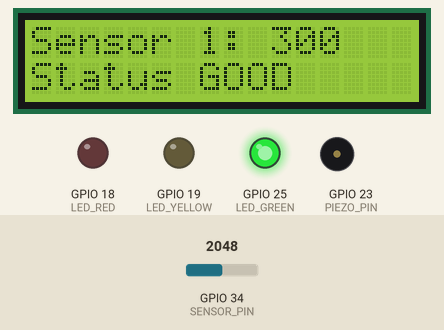
This sketch was run on a simulated ESP32. On the bench: 16×2 character LCD, output pins drawn as LEDs (lit = HIGH), buzzer (waves = sounding). The test bench sets the inputs (shaded band); at power-on: GPIO 34 (SENSOR_PIN) = 2048 (analog values on the 0–4095 scale). WiFi joins after 1.5 s; servers stay silent unless stated; uploads are accepted with an empty reply; not simulated (calls return 0 or success): secrets.h; what the sketch prints to the serial monitor is not drawn.

Above: at 4.1 s.
4.2 s: GPIO 34 (SENSOR_PIN) set to 2096
At 6.5 s:
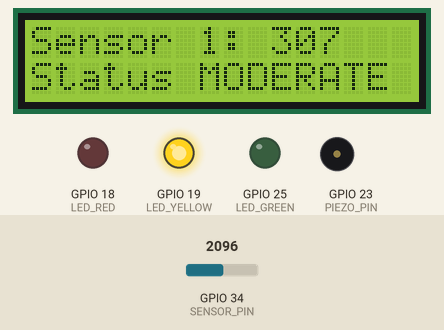
7.2 s: GPIO 34 (SENSOR_PIN) set to 2354
At 8.17 s:
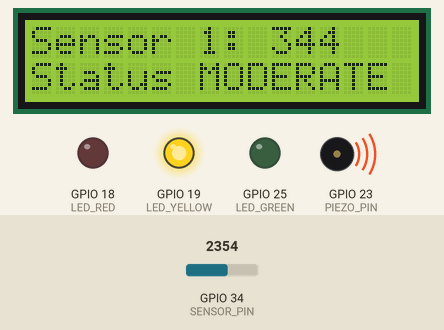
9.5 s: GPIO 34 (SENSOR_PIN) set to 2422
At 10.9 s:
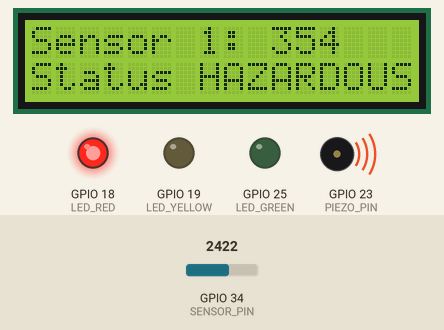
11.5 s: GPIO 34 (SENSOR_PIN) set to 3379
At 12.4 s:
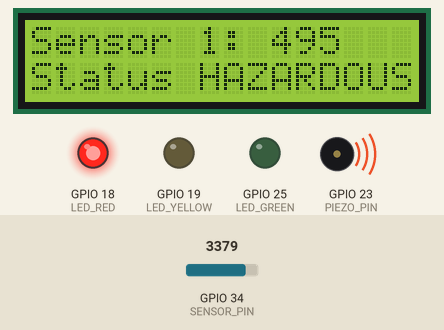
13.5 s: GPIO 34 (SENSOR_PIN) set to 3460
At 15.2 s:
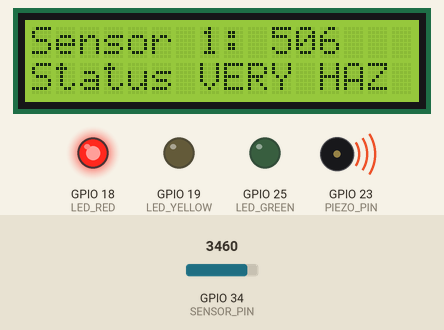
Timing chart, 0 to 16.5 s (numbered marks = the images above; inputs shaded):
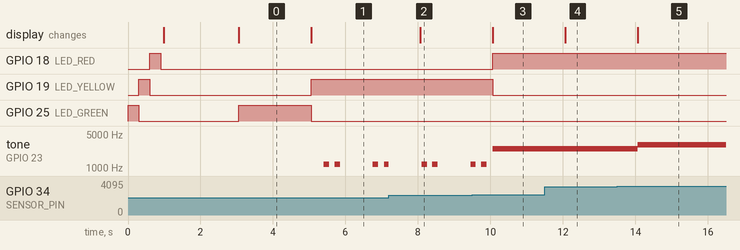

The sketch:

esp32_air_quality.ino
```cpp
#include <Wire.h>
#include <LiquidCrystal_I2C.h>
#include <WiFi.h>
#include <HTTPClient.h>
#include <WiFiClientSecure.h>
#include <ctype.h>
#include <math.h>
#include <stdlib.h>
#include <string.h>
#include "secrets.h"

LiquidCrystal_I2C lcd(0x27, 16, 2);

// ================= Wi-Fi / SUPABASE =================
const bool ENABLE_WIFI = true;    // kinahanglan true aron i-upload ang readings sa Supabase


const char* API_URL = "https://hkcrlikntizjmrtonwuc.supabase.co/rest/v1/rpc/aqm_ingest_reading";
const char* THRESHOLDS_URL = "https://hkcrlikntizjmrtonwuc.supabase.co/rest/v1/aqm_threshold_settings?select=good_max,moderate_max,hazardous_max&setting_id=eq.true&limit=1";


const int ZONE_ID = 2;
const int DEVICE_ID = 6;
const unsigned long UPLOAD_INTERVAL_MS = 1000;

// ---- CONFIG ----
const int SENSOR_PIN = 34;
const int SENSOR_SAMPLE_COUNT = 16;
const int SENSOR_ID = 3;  // Registered MQ-2 sensor ID for Device ID 6
const int PIEZO_PIN = 23;  // D23 / GPIO 23

const int LED_RED = 18;
const int LED_YELLOW = 19;
const int LED_GREEN = 25;

const int DEFAULT_GOOD_MAX = 300;
const int DEFAULT_MODERATE_MAX = 350;
const int DEFAULT_HAZARDOUS_MAX = 500;
const unsigned long THRESHOLD_REFRESH_INTERVAL_MS = 60000;
const int TONE_MODERATE   = 1200;
const int TONE_HAZARD     = 2500;
const int TONE_VERY_HAZARD = 3000;
// -----------------------------------------------------

enum Level { GOOD, MODERATE, HAZARDOUS, VERY_HAZARDOUS };
Level level = GOOD;

int currentHz = 0;                 // 0 = hilom
unsigned long lastSensorMs = 0;

// Gi-share sa loop() ug sa upload task
portMUX_TYPE readingMux = portMUX_INITIALIZER_UNLOCKED;
volatile int sharedRaw = 0;
volatile uint8_t sharedLevel = GOOD;
volatile bool sharedReady = false;
// Keep the latest Moderate transition until an upload succeeds.
int sharedModerateRaw = 0;
uint32_t sharedModerateVersion = 0;
int sharedGoodMax = DEFAULT_GOOD_MAX;
int sharedModerateMax = DEFAULT_MODERATE_MAX;
int sharedHazardousMax = DEFAULT_HAZARDOUS_MAX;

// ---------- Status LEDs ----------
void setLed(bool green, bool yellow, bool red) {
  digitalWrite(LED_GREEN, green);
  digitalWrite(LED_YELLOW, yellow);
  digitalWrite(LED_RED, red);
}

void updateLed() {
  switch (level) {
    case GOOD:      setLed(1, 0, 0); break;   // green
    case MODERATE:  setLed(0, 1, 0); break;   // yellow
    case HAZARDOUS:
    case VERY_HAZARDOUS: setLed(0, 0, 1); break;   // red
  }
}

void ledSelfTest() {
  setLed(1, 0, 0); delay(300);
  setLed(0, 1, 0); delay(300);
  setLed(0, 0, 1); delay(300);
  setLed(0, 0, 0);
}

// ---------- Buzzer ----------
void setTone(int hz) {
  if (hz == currentHz) return;
  ledcWriteTone(PIEZO_PIN, hz);
  currentHz = hz;
}

// MODERATE: beep-beep (ON 150ms, OFF 150ms, ON 150ms, OFF 900ms)
void moderatePattern() {
  const unsigned long cycle = 1350;
  unsigned long t = millis() % cycle;
  if (t < 150 || (t >= 300 && t < 450)) setTone(TONE_MODERATE);
  else setTone(0);
}

void updateBuzzer() {
  switch (level) {
    case GOOD:      setTone(0);                 break;
    case MODERATE:  moderatePattern();          break;
    case HAZARDOUS: setTone(TONE_HAZARD);       break;  // padayon
    case VERY_HAZARDOUS: setTone(TONE_VERY_HAZARD); break;
  }
}

Level classifyReading(int value, int goodMax, int moderateMax, int hazardousMax) {
  if (value <= goodMax) return GOOD;
  if (value <= moderateMax) return MODERATE;
  if (value <= hazardousMax) return HAZARDOUS;
  return VERY_HAZARDOUS;
}

bool readJsonInteger(const String& json, const char* key, int& value) {
  const char* keyPosition = strstr(json.c_str(), key);
  if (keyPosition == nullptr) return false;
  const char* cursor = strchr(keyPosition, ':');
  if (cursor == nullptr) return false;
  cursor++;
  while (*cursor != '\0' && isspace(static_cast<unsigned char>(*cursor))) cursor++;
  char* end = nullptr;
  long parsed = strtol(cursor, &end, 10);
  if (end == cursor || parsed < 0 || parsed > 600) return false;
  while (*end != '\0' && isspace(static_cast<unsigned char>(*end))) end++;
  if (*end != ',' && *end != '}' && *end != ']') return false;
  value = static_cast<int>(parsed);
  return true;
}

bool fetchThresholds() {
  WiFiClientSecure client;
  client.setInsecure();
  HTTPClient http;
  http.setTimeout(10000);
  if (!http.begin(client, THRESHOLDS_URL)) {
    Serial.println("Threshold refresh failed: unable to open HTTPS connection.");
    return false;
  }
  http.addHeader("apikey", SUPABASE_PUBLISHABLE_KEY);
  int code = http.GET();
  if (code < 200 || code >= 300) {
    Serial.printf("Threshold refresh failed (HTTP %d).\n", code);
    http.end();
    return false;
  }

  String response = http.getString();
  http.end();
  int goodMax;
  int moderateMax;
  int hazardousMax;
  if (!readJsonInteger(response, "\"good_max\"", goodMax)
      || !readJsonInteger(response, "\"moderate_max\"", moderateMax)
      || !readJsonInteger(response, "\"hazardous_max\"", hazardousMax)
      || goodMax >= moderateMax || moderateMax >= hazardousMax) {
    Serial.println("Threshold refresh failed: Supabase returned invalid limits.");
    return false;
  }

  portENTER_CRITICAL(&readingMux);
  sharedGoodMax = goodMax;
  sharedModerateMax = moderateMax;
  sharedHazardousMax = hazardousMax;
  portEXIT_CRITICAL(&readingMux);
  Serial.printf("Thresholds updated: Good through %d, Moderate through %d, Hazardous through %d.\n", goodMax, moderateMax, hazardousMax);
  return true;
}

int readSensorRaw() {
  uint32_t total = 0;
  int lowest = 4095;
  int highest = 0;

  for (int sample = 0; sample < SENSOR_SAMPLE_COUNT; sample++) {
    int value = analogRead(SENSOR_PIN);
    total += value;
    if (value < lowest) lowest = value;
    if (value > highest) highest = value;
    delayMicroseconds(200);
  }

  return (total - lowest - highest) / (SENSOR_SAMPLE_COUNT - 2);
}

const char* levelName(Level value) {
  switch (value) {
    case MODERATE: return "MODERATE";
    case HAZARDOUS: return "HAZARDOUS";
    case VERY_HAZARDOUS: return "VERY HAZ";
    default: return "GOOD";
  }
}

void showReading(int value, Level sensorLevel) {
  lcd.setCursor(0, 0);
  lcd.print("                ");
  lcd.setCursor(0, 0);
  lcd.print("Sensor 1: ");
  lcd.print(value);
  lcd.setCursor(0, 1);
  lcd.print("                ");
  lcd.setCursor(0, 1);
  lcd.print("Status ");
  lcd.print(levelName(sensorLevel));
}

// ---------- Upload ----------
const char* uploadStatusName(uint8_t lvl) {
  switch (lvl) {
    case MODERATE:  return "Moderate";
    case HAZARDOUS: return "Hazardous";
    case VERY_HAZARDOUS: return "Very Hazardous";
    default:        return "Good";
  }
}

bool sendReading(int raw, const char* status) {
  if (strcmp(DEVICE_TOKEN, "PASTE_YOUR_DEVICE_TOKEN") == 0) {
    Serial.println("Upload failed: set DEVICE_TOKEN to the active token for this device.");
    return false;
  }
  if (SENSOR_ID <= 0) {
    Serial.println("Upload failed: set SENSOR_ID to the registered sensor ID.");
    return false;
  }

  char body[350];
  int bodyLength = snprintf(body, sizeof(body),
      "{\"p_zone_id\":%d,\"p_device_id\":%d,\"p_sensor_id\":%d,\"p_mq135_value\":%d,\"p_air_quality_status\":\"%s\"}",
      ZONE_ID, DEVICE_ID, SENSOR_ID, raw, status);
  if (bodyLength < 0 || static_cast<size_t>(bodyLength) >= sizeof(body)) {
    Serial.println("Upload failed: reading payload could not be formatted.");
    return false;
  }

  WiFiClientSecure client;
  client.setInsecure();   // walay certificate check; ilisi ug pinned CA sa final nga deployment
  HTTPClient http;
  http.setTimeout(10000);
  if (!http.begin(client, API_URL)) {
    Serial.println("Upload: unable to open HTTPS connection");
    return false;
  }
  http.addHeader("Content-Type", "application/json");
  http.addHeader("apikey", SUPABASE_PUBLISHABLE_KEY);
  http.addHeader("x-device-token", DEVICE_TOKEN);

  int code = http.POST((uint8_t*)body, strlen(body));
  Serial.printf("Upload response: %d\n", code);
  if (code >= 200 && code < 300) {
    Serial.println("Reading saved to Supabase.");
    http.end();
    return true;
  }
  if (code > 0) Serial.println(http.getString());
  else Serial.printf("Upload transport error: %s\n", http.errorToString(code).c_str());
  http.end();
  return false;
}

// Naa sa lahi nga task para dili mag-freeze ang buzzer ug LCD
void uploadTask(void*) {
  WiFi.mode(WIFI_STA);
  WiFi.begin(WIFI_SSID, WIFI_PASSWORD);
  unsigned long lastConnectTry = millis();
  unsigned long lastUpload = 0;
  unsigned long lastAttempt = 0;
  bool hasUploaded = false;
  uint32_t uploadedModerateVersion = 0;
  bool wasConnected = false;
  bool attemptedThresholdRefresh = false;
  unsigned long lastThresholdRefresh = 0;

  for (;;) {
    unsigned long now = millis();
    bool connected = WiFi.status() == WL_CONNECTED;
    if (connected && !wasConnected) {
      Serial.print("WiFi connected. IP: ");
      Serial.println(WiFi.localIP());
    } else if (!connected && wasConnected) {
      Serial.println("WiFi connection lost.");
    }
    wasConnected = connected;

    if (!connected) {
      if (now - lastConnectTry >= 15000) {
        Serial.printf("WiFi reconnecting (status %d).\n", WiFi.status());
        WiFi.disconnect();
        WiFi.begin(WIFI_SSID, WIFI_PASSWORD);
        lastConnectTry = now;
      }
    } else {
      if (!attemptedThresholdRefresh || now - lastThresholdRefresh >= THRESHOLD_REFRESH_INTERVAL_MS) {
        fetchThresholds();
        attemptedThresholdRefresh = true;
        lastThresholdRefresh = now;
      }
      bool ready;
      int uploadRaw;
      uint8_t uploadLevel;
      int moderateRaw;
      uint32_t moderateVersion;
      portENTER_CRITICAL(&readingMux);
      ready = sharedReady;
      uploadRaw = sharedRaw;
      uploadLevel = sharedLevel;
      moderateRaw = sharedModerateRaw;
      moderateVersion = sharedModerateVersion;
      portEXIT_CRITICAL(&readingMux);

      bool pendingModerate = moderateVersion != uploadedModerateVersion;
      bool moderateUploadDue = pendingModerate
          && (lastAttempt == 0 || now - lastAttempt >= (hasUploaded ? UPLOAD_INTERVAL_MS : 5000));
      if (moderateUploadDue || (ready
          && ((!hasUploaded && (lastAttempt == 0 || now - lastAttempt >= 5000))
              || (hasUploaded && now - lastUpload >= UPLOAD_INTERVAL_MS)))) {
        lastAttempt = now;
        if (sendReading(pendingModerate ? moderateRaw : uploadRaw,
                        uploadStatusName(pendingModerate ? MODERATE : uploadLevel))) {
          lastUpload = now;
          hasUploaded = true;
          if (pendingModerate) uploadedModerateVersion = moderateVersion;
        } else {
          hasUploaded = false;
        }
      }
    }
    vTaskDelay(pdMS_TO_TICKS(500));
  }
}

// ---------- Setup / loop ----------
void setup() {
  Serial.begin(115200);
  Serial.println("Boot");
  pinMode(SENSOR_PIN, INPUT);
  analogReadResolution(12);
  analogSetPinAttenuation(SENSOR_PIN, ADC_11db);

  pinMode(LED_RED, OUTPUT);
  pinMode(LED_YELLOW, OUTPUT);
  pinMode(LED_GREEN, OUTPUT);
  ledSelfTest();                       // green -> yellow -> red

  ledcAttach(PIEZO_PIN, 2000, 8);
  ledcWriteTone(PIEZO_PIN, 0);

  lcd.init();
  lcd.backlight();
  lcd.setCursor(0, 0);
  lcd.print("Air Quality Mon");
  lcd.setCursor(0, 1);
  lcd.print("Initializing...");
  delay(2000);
  lcd.clear();
  Serial.println("Setup done");

  if (ENABLE_WIFI) {
    Serial.printf("Supabase upload enabled for zone %d, device %d.\n", ZONE_ID, DEVICE_ID);
    Serial.printf("Sensor ID: %d. MQ-2 input: D34.\n", SENSOR_ID);
    // HTTPS nagkinahanglan og dako nga stack, 12288 aron dili mo-crash
    xTaskCreatePinnedToCore(uploadTask, "upload", 12288, NULL, 1, NULL, 0);
  } else {
    Serial.println("Supabase upload disabled. Set ENABLE_WIFI to true.");
  }
}

void loop() {
  if (millis() - lastSensorMs >= 1000) {
    lastSensorMs = millis();

    int sensorValue = map(readSensorRaw(), 0, 4095, 0, 600);
    int goodMax;
    int moderateMax;
    int hazardousMax;

    portENTER_CRITICAL(&readingMux);
    goodMax = sharedGoodMax;
    moderateMax = sharedModerateMax;
    hazardousMax = sharedHazardousMax;
    portEXIT_CRITICAL(&readingMux);
    level = classifyReading(sensorValue, goodMax, moderateMax, hazardousMax);

    portENTER_CRITICAL(&readingMux);
    if (level == MODERATE && (!sharedReady || sharedLevel != MODERATE)) {
      sharedModerateRaw = sensorValue;
      sharedModerateVersion++;
    }
    sharedRaw = sensorValue;
    sharedLevel = level;
    sharedReady = true;
    portEXIT_CRITICAL(&readingMux);

    Serial.printf("Sensor 1: %d | Status: %s | WiFi: %s\n",
                  sensorValue, levelName(level),
                  !ENABLE_WIFI ? "off" : (WiFi.status() == WL_CONNECTED ? "ok" : "no"));

    showReading(sensorValue, level);

    updateLed();
  }

  updateBuzzer();
}
```

Measured:
- the behaviour switches between 2054 and 2055 on GPIO 34 (SENSOR_PIN) (found by bisection; images 0 and 1)
- the behaviour switches between 2395 and 2396 on GPIO 34 (SENSOR_PIN) (found by bisection; images 2 and 3)
- the behaviour switches between 3419 and 3420 on GPIO 34 (SENSOR_PIN) (found by bisection; images 4 and 5)
- after the input at 4.2 s, GPIO 19 (LED_YELLOW): LOW → HIGH after 0.86 s; GPIO 25 (LED_GREEN): HIGH → LOW after 0.86 s; tone on GPIO 23 (PIEZO_PIN): goes 1200 Hz 0.15 s, silent 0.15 s, 1200 Hz 0.15 s, silent 0.90 s, 1200 Hz 0.15 s, silent 0.16 s, then 1200 Hz, starting after 1.2 s; the display: changes after 0.86 s (image 1)
- after the input at 7.2 s, the display: changes after 0.86 s (image 2)
- after the input at 9.5 s, GPIO 18 (LED_RED): LOW → HIGH after 0.56 s; GPIO 19 (LED_YELLOW): HIGH → LOW after 0.56 s; the display: changes after 0.56 s (image 3)
- after the input at 11.5 s, the display: changes after 0.57 s (image 4)
- after the input at 13.5 s, tone on GPIO 23 (PIEZO_PIN): 2500 Hz → 3000 Hz after 0.57 s; the display: changes after 0.57 s (image 5)
